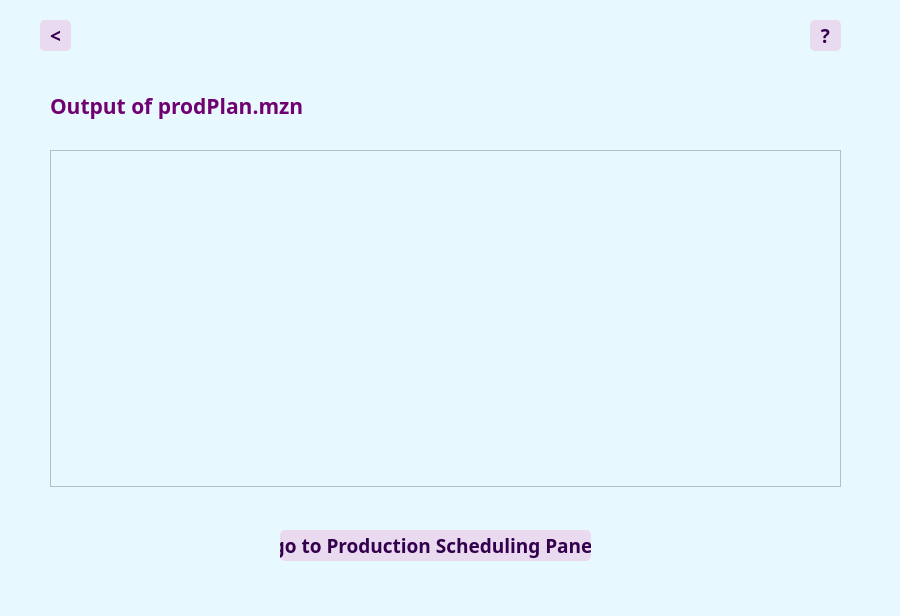
<?xml version="1.0" encoding="UTF-8"?>
<ui version="4.0">
 <class>prodPlanOutputForm</class>
 <widget class="QWidget" name="prodPlanOutputForm">
  <property name="geometry">
   <rect>
    <x>0</x>
    <y>0</y>
    <width>900</width>
    <height>616</height>
   </rect>
  </property>
  <property name="minimumSize">
   <size>
    <width>860</width>
    <height>616</height>
   </size>
  </property>
  <property name="maximumSize">
   <size>
    <width>900</width>
    <height>660</height>
   </size>
  </property>
  <property name="windowTitle">
   <string>set product data</string>
  </property>
  <property name="styleSheet">
   <string notr="true">background-color : rgb(231, 249, 255)</string>
  </property>
  <widget class="QLabel" name="logo">
   <property name="geometry">
    <rect>
     <x>360</x>
     <y>0</y>
     <width>101</width>
     <height>101</height>
    </rect>
   </property>
   <property name="sizePolicy">
    <sizepolicy hsizetype="Preferred" vsizetype="Preferred">
     <horstretch>0</horstretch>
     <verstretch>0</verstretch>
    </sizepolicy>
   </property>
   <property name="text">
    <string/>
   </property>
   <property name="pixmap">
    <pixmap>../resource/deliciaLogo100.png</pixmap>
   </property>
  </widget>
  <widget class="QLabel" name="title">
   <property name="geometry">
    <rect>
     <x>50</x>
     <y>90</y>
     <width>321</width>
     <height>31</height>
    </rect>
   </property>
   <property name="font">
    <font>
     <family>Calisto MT</family>
     <pointsize>16</pointsize>
     <weight>75</weight>
     <bold>true</bold>
    </font>
   </property>
   <property name="styleSheet">
    <string notr="true">color : rgb(113, 0, 113)</string>
   </property>
   <property name="text">
    <string>Output of prodPlan.mzn</string>
   </property>
  </widget>
  <widget class="QPushButton" name="helpBtn">
   <property name="geometry">
    <rect>
     <x>810</x>
     <y>20</y>
     <width>31</width>
     <height>31</height>
    </rect>
   </property>
   <property name="font">
    <font>
     <family>Calisto MT</family>
     <pointsize>14</pointsize>
     <weight>75</weight>
     <bold>true</bold>
    </font>
   </property>
   <property name="styleSheet">
    <string notr="true">color:rgb(51, 0, 77);
background-color: rgb(234, 218, 240);
border-radius: 5;</string>
   </property>
   <property name="text">
    <string>?</string>
   </property>
  </widget>
  <widget class="QPushButton" name="backBtn">
   <property name="geometry">
    <rect>
     <x>40</x>
     <y>20</y>
     <width>31</width>
     <height>31</height>
    </rect>
   </property>
   <property name="font">
    <font>
     <family>Calisto MT</family>
     <pointsize>14</pointsize>
     <weight>75</weight>
     <bold>true</bold>
    </font>
   </property>
   <property name="styleSheet">
    <string notr="true">color:rgb(51, 0, 77);
background-color: rgb(234, 218, 240);
border-radius: 5;</string>
   </property>
   <property name="text">
    <string>&lt;</string>
   </property>
  </widget>
  <widget class="QTextEdit" name="textEdit">
   <property name="geometry">
    <rect>
     <x>50</x>
     <y>150</y>
     <width>791</width>
     <height>337</height>
    </rect>
   </property>
   <property name="font">
    <font>
     <family>Roboto Slab</family>
     <pointsize>11</pointsize>
    </font>
   </property>
   <property name="frameShape">
    <enum>QFrame::StyledPanel</enum>
   </property>
   <property name="html">
    <string>&lt;!DOCTYPE HTML PUBLIC &quot;-//W3C//DTD HTML 4.0//EN&quot; &quot;http://www.w3.org/TR/REC-html40/strict.dtd&quot;&gt;
&lt;html&gt;&lt;head&gt;&lt;meta name=&quot;qrichtext&quot; content=&quot;1&quot; /&gt;&lt;style type=&quot;text/css&quot;&gt;
p, li { white-space: pre-wrap; }
&lt;/style&gt;&lt;/head&gt;&lt;body style=&quot; font-family:'Roboto Slab'; font-size:11pt; font-weight:400; font-style:normal;&quot;&gt;
&lt;p style=&quot;-qt-paragraph-type:empty; margin-top:0px; margin-bottom:0px; margin-left:0px; margin-right:0px; -qt-block-indent:0; text-indent:0px;&quot;&gt;&lt;br /&gt;&lt;/p&gt;&lt;/body&gt;&lt;/html&gt;</string>
   </property>
  </widget>
  <widget class="QPushButton" name="attachBtn">
   <property name="geometry">
    <rect>
     <x>280</x>
     <y>530</y>
     <width>311</width>
     <height>31</height>
    </rect>
   </property>
   <property name="font">
    <font>
     <family>Calisto MT</family>
     <pointsize>14</pointsize>
     <weight>75</weight>
     <bold>true</bold>
    </font>
   </property>
   <property name="styleSheet">
    <string notr="true">color:rgb(51, 0, 77);
background-color: rgb(234, 218, 240);
border-radius: 5;</string>
   </property>
   <property name="text">
    <string>go to Production Scheduling Panel</string>
   </property>
  </widget>
 </widget>
 <resources/>
 <connections/>
</ui>
